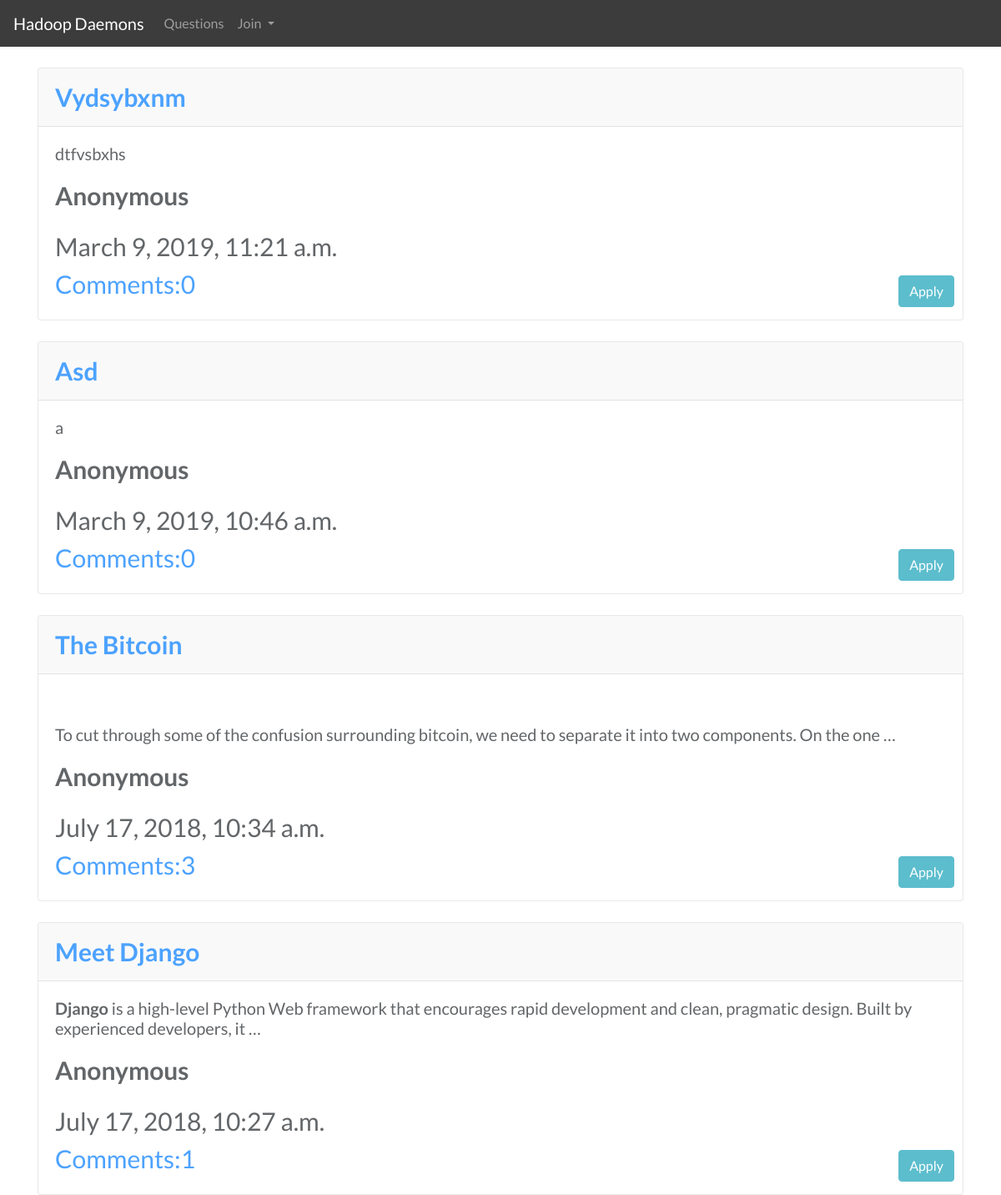
The app's page /, older data.
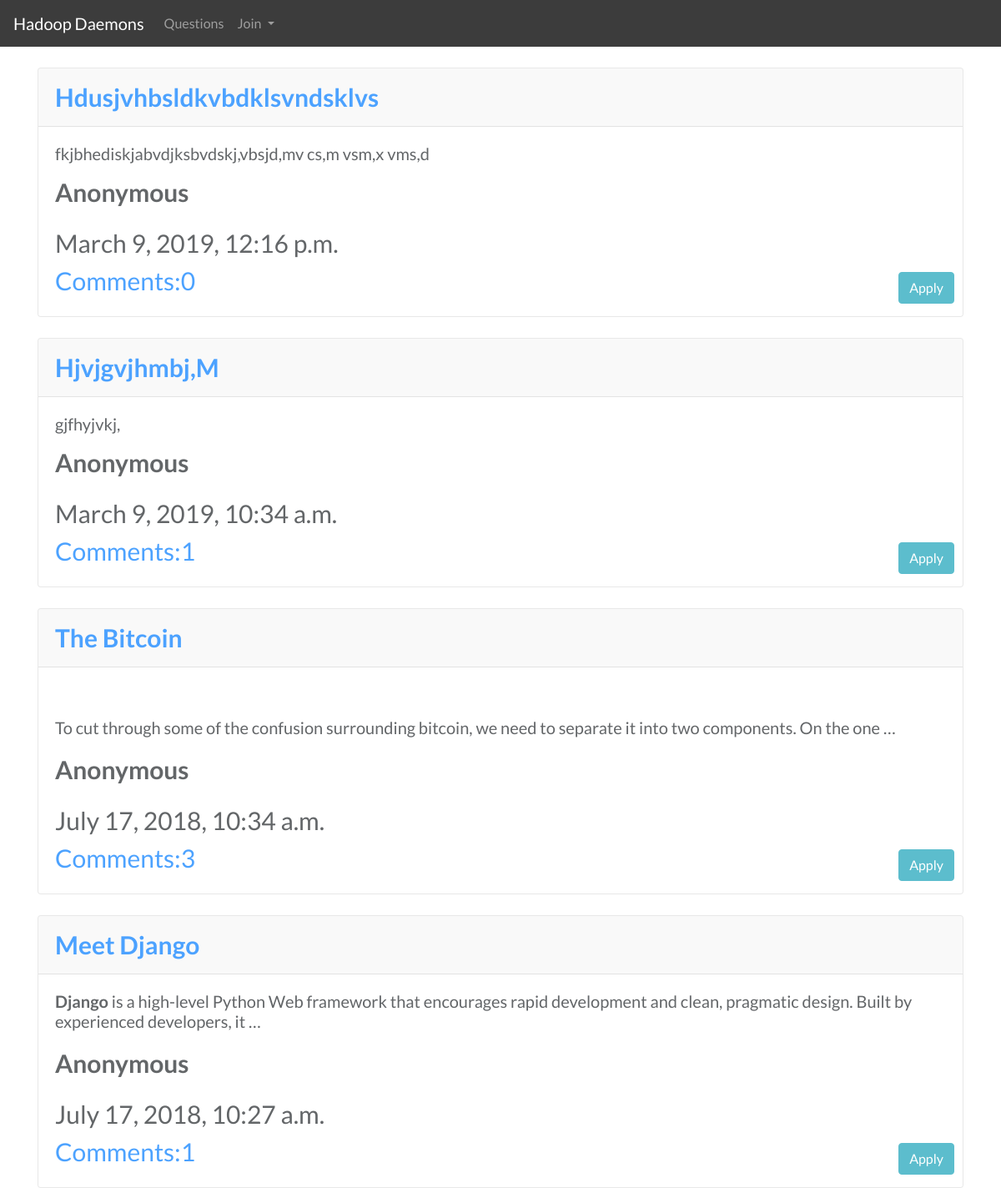
The same page, newer data.
### my_app/models.py (models this page shows, shortened)
class Post(models.Model):
    title=models.CharField(max_length=256)
    author=models.ForeignKey('auth.User',on_delete=models.CASCADE)
    text=models.TextField()
    create_date=models.DateTimeField(default=timezone.now)
    publish_date=models.DateTimeField(blank=True,null=True)

### my_app/views.py (the view)
# urls.py: url(r'^$',views.PostListView.as_view(),name="post_list"),
class PostListView(ListView):
    model=Post
    def get_queryset(self):
        return Post.objects.filter(publish_date__lte=timezone.now()).order_by('-publish_date')

### my_app/templates/my_app/post_list.html (shortened to what this page needs)
{% extends 'my_app/base.html' %}
{% block body_block %}
<div>
    {% for posts in post_list %}
      {% if posts.publish_date %}
      <div class="card">
      <div class="card-header">
        <a href="{% url 'my_app:post_detail' pk=posts.pk %}"><b>{{posts.title|title}}</b></a>
      </div>
      <div class="card-body">
        <h5 class="card-title">{{posts.text|truncatewords:20|safe|linebreaksbr}}</h5>
        <p class="card-text"><strong>Anonymous</strong></p>
        <div class="date">{{posts.publish_date}}</div>
        <div><a href="{% url 'my_app:comment_list' pk=posts.pk%}" >Comments:{{posts.Comment.all.count}}</a></div>
        {% ifequal posts.pk x %}
        <i class="fa fa-check-circle" style="font-size:48px;color:green"></i>
        {% else %}
        <a class="btn btn-info comment-btn" href="{% url 'my_app:apply' pk=posts.pk %}">Apply</a>
        {% endifequal %}
        </div>
      </div>
        {% endif %}
        {% endfor %}
</div>
{% endblock %}

Row changes from the older to the newer data that the page shows:
removed Post: title "Vydsybxnm", text "dtfvsbxhs", publish_date "March 9, 2019, 11:21 a.m.", Comment.all.count "0"
removed Post: title "Asd", text "a", publish_date "March 9, 2019, 10:46 a.m.", Comment.all.count "0"
added Post: title "Hdusjvhbsldkvbdklsvndsklvs", text "fkjbhediskjabvdjksbvdskj,vbsjd,mv cs,m vsm,x vms,d", publish_date "March 9, 2019, 12:16 p.m.", Comment.all.count "0"
added Post: title "Hjvjgvjhmbj,M", text "gjfhyjvkj,", publish_date "March 9, 2019, 10:34 a.m.", Comment.all.count "1"
